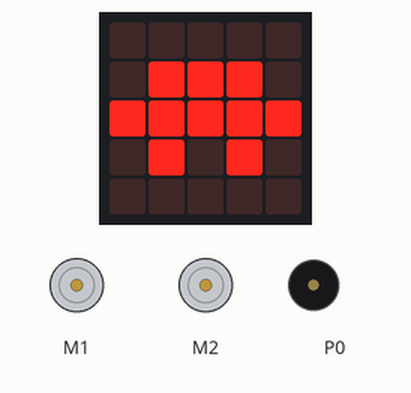
A program run on a simulated BBC micro:bit (MakeCode). Parts: the board's 5×5 LED display, 2 × DC motor (green arrow = forward, orange = backward, longer = faster), buzzer (waves = sounding).

Above: at 1.0 s.
Timing chart, 0 to 2.5 s (numbered marks = the images above):
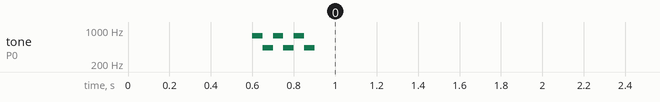

The program:

main.ts
```typescript
basic.showIcon(IconNames.Tortoise)
for (let index = 0; index < 3; index++) {
    music.playSoundEffect(music.createSoundEffect(
    WaveShape.Sine,
    914,
    272,
    255,
    0,
    100,
    SoundExpressionEffect.None,
    InterpolationCurve.Linear
    ), SoundExpressionPlayMode.UntilDone)
}
for (let index = 0; index < 5; index++) {
    maqueen.motorRun(maqueen.Motors.All, maqueen.Dir.CW, 0)
    maqueen.motorRun(maqueen.Motors.All, maqueen.Dir.CCW, 0)
}
basic.forever(function () {

})
```

test.ts
```typescript
// aquí va el archivo "tests"; esto no se compilará cuando este paquete se utilice como una extensión.
```
